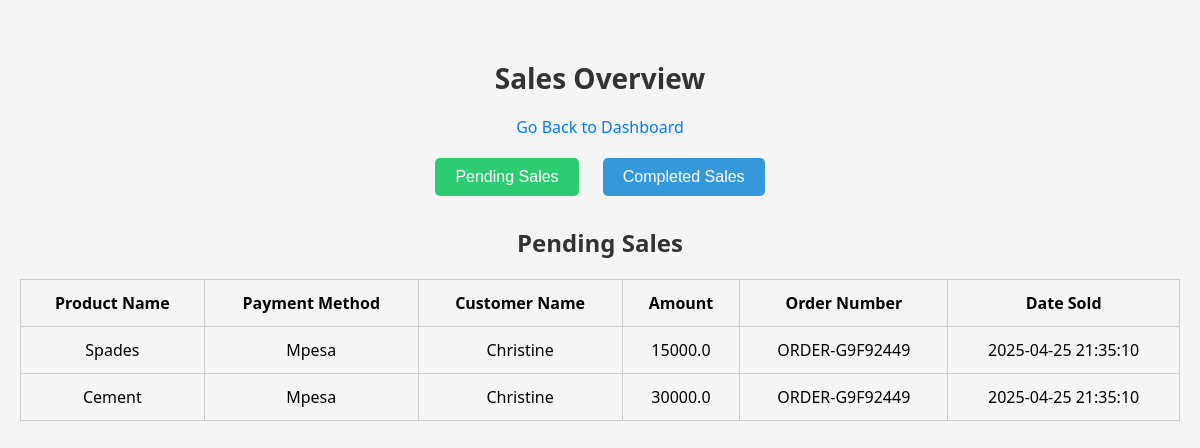
Page /sales/sales on the committed database.
### tables this page shows
CREATE TABLE order_items (
            item_id INTEGER PRIMARY KEY AUTOINCREMENT,
            order_id INTEGER,
            product_name TEXT NOT NULL,
            product_price REAL NOT NULL,
            quantity INTEGER NOT NULL,
            FOREIGN KEY(order_id) REFERENCES orders(order_id)
        );

CREATE TABLE orders (
            order_id INTEGER PRIMARY KEY AUTOINCREMENT,
            order_number TEXT NOT NULL,
            order_date TEXT NOT NULL,
            customer_name TEXT NOT NULL,
            customer_phone TEXT NOT NULL,
            payment_method TEXT NOT NULL,
            status TEXT NOT NULL,
            total_price REAL NOT NULL
        );

### routes/sales.py (the view)
@sales_blueprint.route('/sales', methods=['GET'])
def sales_page():
    pending_orders = get_pending_orders()
    completed_orders = get_completed_orders()
    for order in pending_orders:
        order['items'] = get_order_items(order['order_id'])
    for order in completed_orders:
        order['items'] = get_order_items(order['order_id'])
    return render_template('sales.html', pending_orders=pending_orders, completed_orders=completed_orders)

### routes/sales.py (called while the page is built)
def get_pending_orders():
    with sqlite3.connect(DB_NAME) as conn:
        cursor = conn.cursor()
        cursor.execute('''
            SELECT order_id, order_number, order_date, customer_name, customer_phone, payment_method, status
            FROM orders
            WHERE status = "Pending"
        ''')
        orders = cursor.fetchall()
    columns = ['order_id', 'order_number', 'order_date', 'customer_name', 'customer_phone', 'payment_method', 'status']
    return [dict(zip(columns, row)) for row in orders]

def get_completed_orders():
    with sqlite3.connect(DB_NAME) as conn:
        cursor = conn.cursor()
        cursor.execute('''
            SELECT order_id, order_number, order_date, customer_name, customer_phone, payment_method, status
            FROM orders
            WHERE status = "Completed"
        ''')
        orders = cursor.fetchall()
    columns = ['order_id', 'order_number', 'order_date', 'customer_name', 'customer_phone', 'payment_method', 'status']
    return [dict(zip(columns, row)) for row in orders]

def get_order_items(order_id):
    with sqlite3.connect(DB_NAME) as conn:
        cursor = conn.cursor()
        cursor.execute('''
            SELECT product_name, product_price, quantity
            FROM order_items
            WHERE order_id = ?
        ''', (order_id,))
        rows = cursor.fetchall()
    return [{'name': row[0], 'price': row[1], 'quantity': row[2], 'serial': None} for row in rows]

### templates/sales.html (shortened to what this page needs)
<!DOCTYPE html>
<html lang="en">
<head>
    <link rel="stylesheet" href="{{ url_for('static', filename='css/style.css') }}">
</head>
<body>
    <h1>Sales Overview</h1>
    <a href="{{ url_for('dashboard') }}" class="dashboard-link">Go Back to Dashboard</a>
    <div class="button-container" style="text-align: center; margin-bottom: 30px;">
        <button class="btn-toggle active" onclick="toggleSection('pending')">Pending Sales</button>
        <button class="btn-toggle" onclick="toggleSection('completed')">Completed Sales</button>
    </div>
    <div id="pending" class="sales-section active">
        <h2>Pending Sales</h2>
        {% if pending_orders %}
        <table class="sales-table">
            <thead>
                <tr>
                    <th>Product Name</th>
                    <th>Payment Method</th>
                    <th>Customer Name</th>
                    <th>Amount</th>
                    <th>Order Number</th>
                    <th>Date Sold</th>
                </tr>
            </thead>
            <tbody>
                {% for order in pending_orders %}
                    {% for item in order["items"] %}
                        <tr>
                            <td>{{ item.name }}</td>
                            <td>{{ order.payment_method or 'N/A' }}</td>
                            <td>{{ order.customer_name }}</td>
                            <td>{{ item.price * item.quantity }}</td>
                            <td>{{ order.order_number }}</td>
                            <td>{{ order.order_date }}</td>
                        </tr>
                    {% endfor %}
                {% endfor %}
            </tbody>
        </table>
        {% else %}
        <p class="empty-sales">No Pending Sales</p>
        {% endif %}
    </div>
</body>
</html>

### static/css/style.css (style rules this page uses)
body { font-family: Arial, sans-serif; margin: 0; padding: 0; background-color: #063f29; }

### templates/sales.html (style rules this page uses)
body { font-family: 'Segoe UI', Tahoma, Geneva, Verdana, sans-serif; background-color:#F5F5F5; margin: 0; padding: 40px 20px; }
h1 { font-size: 28px; color: #333; text-align: center; }
.dashboard-link { font-size: 16px; color: #007bff; text-decoration: none; display: block; text-align: center; margin-bottom: 20px; }
.btn-toggle { padding: 10px 20px; margin: 0 10px; background-color: #3498db; color: white; border: none; cursor: pointer; font-size: 16px; border-radius: 5px; transition: background-color 0.3s ease; }
.btn-toggle.active { background-color: #2ecc71; }
.sales-table { width: 100%; border-collapse: collapse; margin-top: 20px; }
.sales-table th, .sales-table td { padding: 12px; border: 1px solid #ccc; text-align: center; }
.sales-table th { background-color: #f4f4f4; font-weight: bold; }
.sales-section { display: none; }
.sales-section.active { display: block; }
.sales-section h2 { text-align: center; color: #333; }

### rows in the picture
orders: payment_method "Mpesa", customer_name "Christine", order_number "ORDER-G9F92449", order_date "2025-04-25 21:35:10"
order_items: name "Spades", item.price*item.quantity "15000.0"
order_items: name "Cement", item.price*item.quantity "30000.0"
